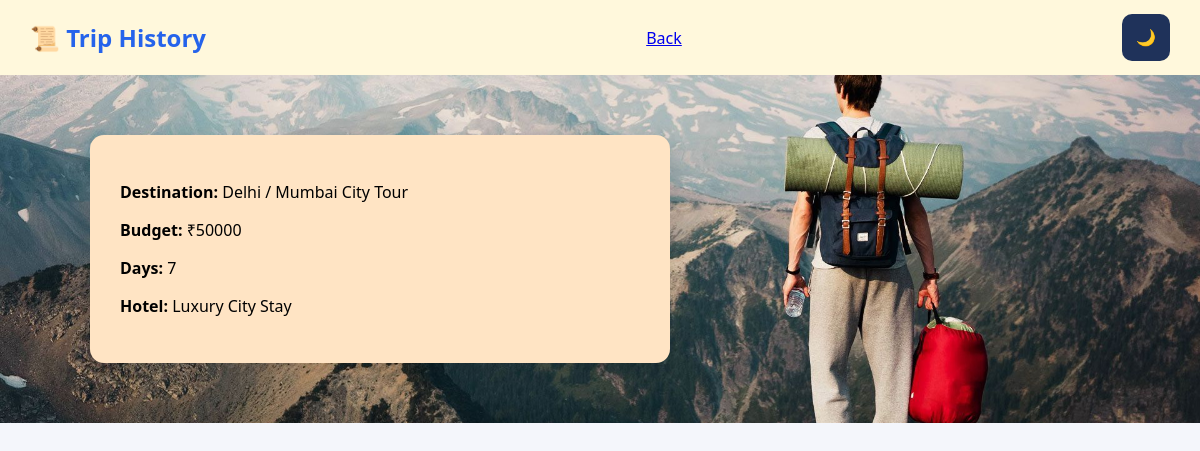
Screenshot of /history (signed in) with the database file from the repository.
### tables this page shows
CREATE TABLE trips (
            id INTEGER PRIMARY KEY AUTOINCREMENT,
            username TEXT,
            destination TEXT,
            budget INTEGER,
            days INTEGER,
            hotel TEXT,
            created_at TEXT
        );

### app.py (the view)
@app.route("/history")
def history():
    if "user" not in session:
        return redirect("/login")
    db = get_db()
    trips = db.execute(
        "SELECT destination, budget, days, hotel FROM trips WHERE username=?",
        (session["user"],)
    ).fetchall()
    db.close()
    return render_template("history.html", trips=trips)

### app.py (called while the page is built)
def get_db():
    conn = sqlite3.connect("database.db")
    conn.execute("""
        CREATE TABLE IF NOT EXISTS users (
            id INTEGER PRIMARY KEY AUTOINCREMENT,
            username TEXT UNIQUE,
            password TEXT,
            role TEXT,
            created_at TEXT,
            last_login TEXT
        )
    """)
    conn.execute("""
        CREATE TABLE IF NOT EXISTS trips (
            id INTEGER PRIMARY KEY AUTOINCREMENT,
            username TEXT,
            destination TEXT,
            budget INTEGER,
            days INTEGER,
            hotel TEXT,
            created_at TEXT
        )
    """)
    return conn

### templates/history.html (shortened to what this page needs)
<!DOCTYPE html>
<html>
<head>
    <link rel="stylesheet" href="/static/style.css">
</head>
<body>
<div class="navbar">
    <h2>📜 Trip History</h2>
    <a href="/dashboard">Back</a>
    <button onclick="toggleMode()" style="width:auto;">🌙</button>
</div>
<div class="container">
    {% for trip in trips %}
    <div class="card">
        <p><b>Destination:</b> {{ trip[0] }}</p>
        <p><b>Budget:</b> ₹{{ trip[1] }}</p>
        <p><b>Days:</b> {{ trip[2] }}</p>
        <p><b>Hotel:</b> {{ trip[3] }}</p>
    </div>
    {% endfor %}
</div>
</body>
</html>

### static/style.css (style rules this page uses)
body { margin: 0; font-family: 'Segoe UI', sans-serif; min-height: 100vh; background-color: #f4f6fb; }
.navbar { background-color: cornsilk; padding: 14px 30px; display: flex; justify-content: space-between; align-items: center; box-shadow: 0 2px 10px rgba(0,0,0,0.08); }
.navbar h2 { margin: 0; color: #2563eb; }
.container { padding: 30px 20px; background: url("./solo_travel_top-image.webp") no-repeat center center/cover; }
.card { background: white; padding: 30px; border-radius: 14px; max-width: 520px; margin: 30px auto; background-color: bisque; box-shadow: 0 10px 25px rgba(0,0,0,0.12); margin-left: 70px; }
button { background: #1f325a; color: white; border: none; padding: 14px; width: 100%; border-radius: 10px; font-size: 16px; }

### rows the page displays
trips: destination "Delhi / Mumbai City Tour", budget "50000", days "7", hotel "Luxury City Stay"
